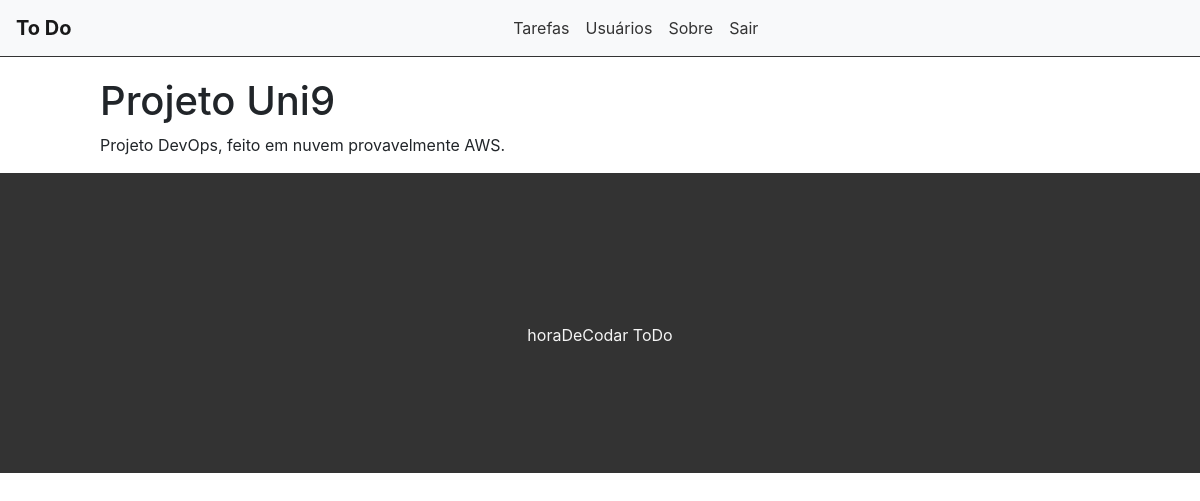
The page /task/1 (signed in) on the database as committed earlier.
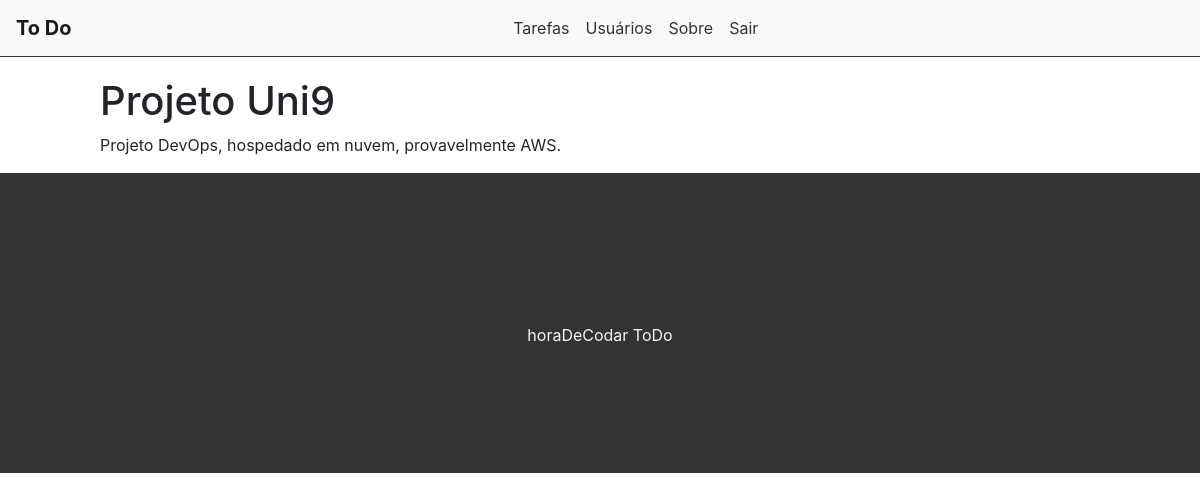
The same page on the database as committed later.
### tasks/models.py (models this page shows, shortened)
class Task(models.Model):
    OPTIONS = (
        ('doing', 'Doing'),
        ('done', 'Done'),
    )
    title = models.CharField(max_length=255, default='No title')
    description = models.TextField(default='No description')
    status = models.CharField(
        max_length=5,
        choices=OPTIONS,
    )
    user = models.ForeignKey(get_user_model(), on_delete=models.CASCADE) # on_delete after del some user, all the tasks will be delete too
    created_at = models.DateTimeField(auto_now_add=True)
    updated_at = models.DateTimeField(auto_now=True)

### tasks/views.py (the view)
# urls.py: path('task/<int:id>', views.taskView, name="task-view"),
@login_required
def taskView(request, id):
    task = get_object_or_404(Task, pk=id)
    return render(request, 'tasks/task.html', {'task': task})

### tasks/templates/tasks/task.html (shortened to what this page needs)
{% extends 'base.html' %}
{% block content %}
<div class="offset-1 col-10 list-div">
    <h1>{{task.title}}</h1>
    <p>{{task.description}}</p>
</div>
{% endblock %}

Rows that differ between the two databases and show on the page:
changed Task "Projeto Uni9": description "Projeto DevOps, feito em nuvem provavelmente AWS." → "Projeto DevOps, hospedado em nuvem, provavelmente AWS."
